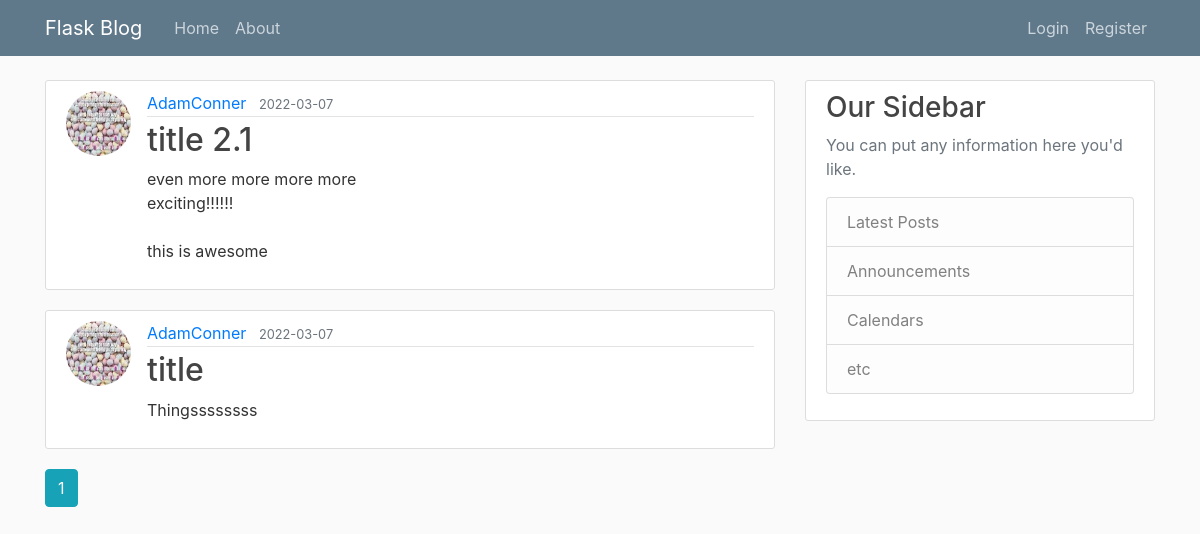
The app's page /home, older data.
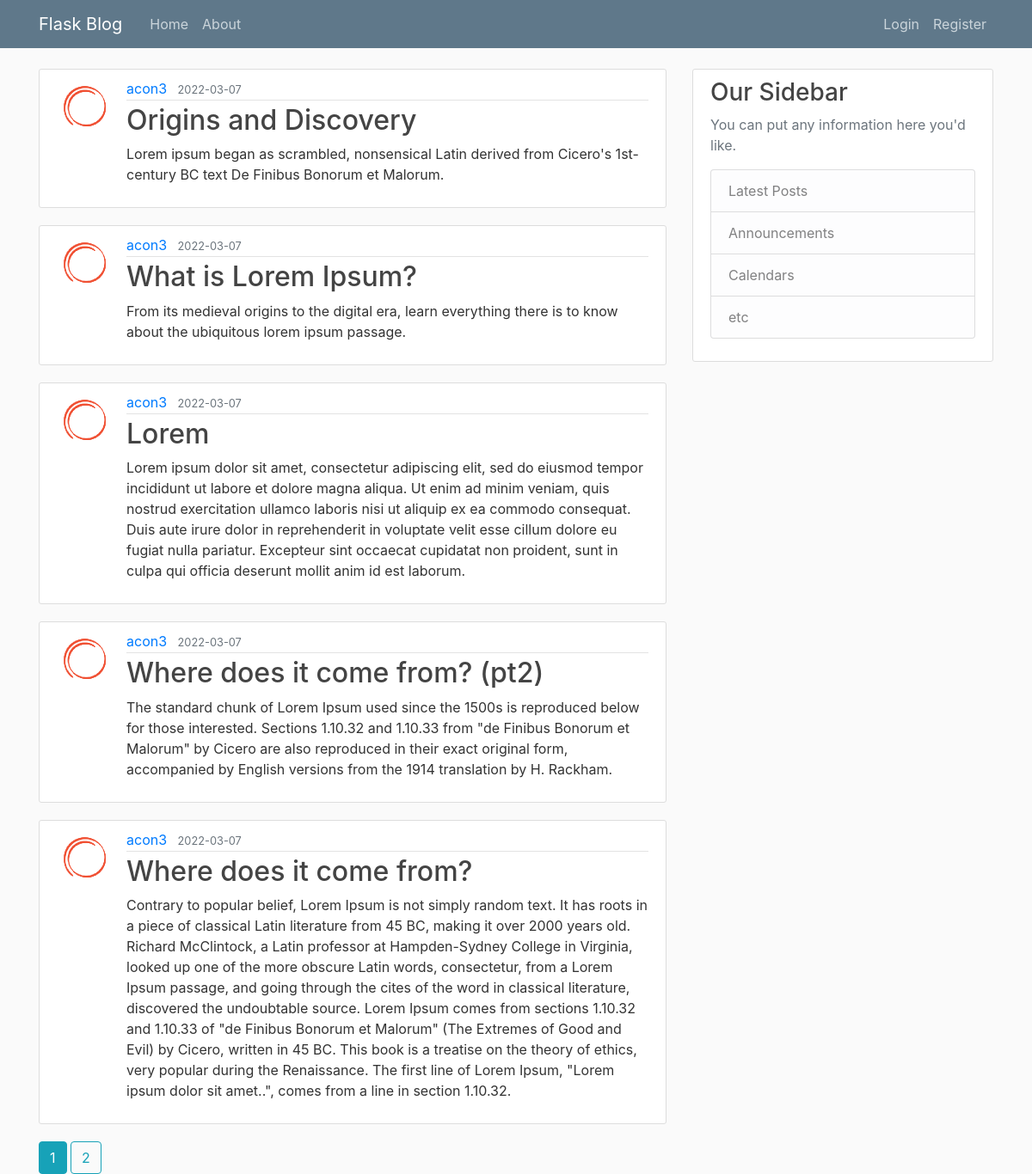
The same page, newer data.
### flaskblog/models.py (models this page shows, shortened)
class Post(db.Model):
    id = db.Column(db.Integer, primary_key=True)
    title = db.Column(db.String(100), nullable=False)
    date_posted = db.Column(db.DateTime, nullable=False, default=datetime.utcnow)
    content = db.Column(db.Text, nullable=False)
    user_id = db.Column(db.Integer, db.ForeignKey('user.id'), nullable=False)

class User(db.Model, UserMixin):
    id = db.Column(db.Integer, primary_key=True)
    username = db.Column(db.String(20), unique=True, nullable=False)
    email = db.Column(db.String(120), unique=True, nullable=False)
    image_file = db.Column(db.String(20), nullable=False, default='default.jpg')
    password = db.Column(db.String(60), nullable=False)
    posts = db.relationship('Post', backref='author', lazy=True)

### flaskblog/main/routes.py (the view)
@main.route("/")
@main.route("/home")
def home():
    page = request.args.get('page', 1, type=int)
    posts = Post.query.order_by(Post.date_posted.desc()).paginate(per_page=5, page=page)
    return render_template('home.html', posts=posts)

### flaskblog/templates/home.html
{% extends "layout.html" %}
{% block content %}
    {% for post in posts.items %}
        <article class="media content-section">
            <img class="rounded-circle article-img" src="{{ url_for('static', filename='profile_pics/' + post.author.image_file) }}">
            <div class="media-body">
            <div class="article-metadata">
                <a class="mr-2" href="{{url_for('users.user_posts', username=post.author.username)}}">{{ post.author.username }}</a>
                <small class="text-muted">{{ post.date_posted.strftime('%Y-%m-%d') }}</small>
            </div>
            <h2><a class="article-title" href="{{ url_for('posts.post', post_id=post.id) }}">{{ post.title }}</a></h2>
            <p class="article-content">{{ post.content }}</p>
            </div>
        </article>
    {% endfor %}
    {% for page_num in posts.iter_pages(left_edge=1, right_edge=1, left_current=1, right_current=2) %}
        {% if page_num %}
            {% if posts.page == page_num %}
                <a class="btn btn-info mb4" href="{{ url_for('main.home',page=page_num) }}">{{ page_num }}</a>
            {% else %}
                <a class="btn btn-outline-info mb4" href="{{ url_for('main.home',page=page_num) }}">{{ page_num }}</a>
            {% endif %}
        {% else %}
            ...
        {% endif %}
    {% endfor %}
{% endblock content %}

### flaskblog/templates/layout.html (shortened to what this page needs)
<!DOCTYPE html>
<html lang="en">
<head>
    <link rel="stylesheet" href="https://cdn.jsdelivr.net/npm/bootstrap@4.3.1/dist/css/bootstrap.min.css">
    <link rel="stylesheet" type="text/css" href="{{ url_for('static', filename='main.css' ) }}">
</head>
<body>
    <header class="site-header">
        <nav class="navbar navbar-expand-md navbar-dark bg-steel fixed-top">
          <div class="container">
            <a class="navbar-brand mr-4" href="/">Flask Blog</a>
            <div class="collapse navbar-collapse" id="navbarToggle">
              <div class="navbar-nav mr-auto">
                <a class="nav-item nav-link" href="{{ url_for('main.home') }} ">Home</a>
                <a class="nav-item nav-link" href="{{ url_for('main.about') }}">About</a>
              </div>
              <div class="navbar-nav">
                {% if current_user.is_authenticated %}
                <a class="nav-item nav-link" href="{{ url_for('posts.new_post') }}">New Post</a>
                <a class="nav-item nav-link" href="{{ url_for('users.account') }}">Account</a>
                <a class="nav-item nav-link" href="{{ url_for('users.logout') }}">Logout</a>
                {% else %}
                  <a class="nav-item nav-link" href="{{ url_for('users.login') }}">Login</a>
                  <a class="nav-item nav-link" href="{{ url_for('users.register') }}">Register</a>
                {% endif %}
              </div>
            </div>
          </div>
        </nav>
      </header>
      <main role="main" class="container">
        <div class="row">
          <div class="col-md-8">
            {% block content %}{% endblock %}
          </div>
          <div class="col-md-4">
            <div class="content-section">
              <h3>Our Sidebar</h3>
              <p class='text-muted'>You can put any information here you'd like.
                <ul class="list-group">
                  <li class="list-group-item list-group-item-light">Latest Posts</li>
                  <li class="list-group-item list-group-item-light">Announcements</li>
                  <li class="list-group-item list-group-item-light">Calendars</li>
                  <li class="list-group-item list-group-item-light">etc</li>
                </ul>
              </p>
            </div>
          </div>
        </div>
      </main>
</body>
</html>

### flaskblog/static/main.css (style rules this page uses)
body { background: #fafafa; color: #333333; margin-top: 5rem; }
h1, h2, h3, h4, h5, h6 { color: #444444; }
.bg-steel { background-color: #5f788a; }
.site-header .navbar-nav .nav-link { color: #cbd5db; }
.content-section { background: #ffffff; padding: 10px 20px; border: 1px solid #dddddd; border-radius: 3px; margin-bottom: 20px; }
.article-title { color: #444444; }
.article-content { white-space: pre-line; }
.article-img { height: 65px; width: 65px; margin-right: 16px; }
.article-metadata { padding-bottom: 1px; margin-bottom: 4px; border-bottom: 1px solid #e3e3e3 }

Row changes from the older to the newer data that the page shows:
no longer on this page (row edited): Post: image_file (picture), author.username "AdamConner", date_posted "2022-03-07", title "title 2.1", content "even more more more more exciting!!!!!! this is awesome"
no longer on this page (row edited): Post: image_file (picture), author.username "AdamConner", date_posted "2022-03-07", title "title", content "Thingssssssss"
added Post: image_file (picture), author.username "acon3", date_posted "2022-03-07", title "Origins and Discovery", content "Lorem ipsum began as scrambled, nonsensical Latin derived from Cicero's 1st-century BC text De Finibus Bonorum et Malorum."
added Post: image_file (picture), author.username "acon3", date_posted "2022-03-07", title "What is Lorem Ipsum?", content "From its medieval origins to the digital era, learn everything there is to know about the ubiquitous lorem ipsum passage."
added Post: image_file (picture), author.username "acon3", date_posted "2022-03-07", title "Lorem", content "Lorem ipsum dolor sit amet, consectetur adipiscing elit, sed do eiusmod tempor incididunt ut labore et dolore magna aliqua. Ut enim ad minim veniam, quis nostrud exercitation ullamco laboris nisi ut aliquip ex ea commodo consequat. Duis aute irure dolor in reprehenderit in voluptate velit esse cillum dolore eu fugiat nulla pariatur. Excepteur sint occaecat cupidatat non proident, sunt in culpa qui officia deserunt mollit anim id est laborum."
added Post: image_file (picture), author.username "acon3", date_posted "2022-03-07", title "Where does it come from? (pt2)", content "The standard chunk of Lorem Ipsum used since the 1500s is reproduced below for those interested. Sections 1.10.32 and 1.10.33 from \"de Finibus Bonorum et Malorum\" by Cicero are also reproduced in their exact original form, accompanied by English versions from the 1914 translation by H. Rackham."
added Post: image_file (picture), author.username "acon3", date_posted "2022-03-07", title "Where does it come from?", content "Contrary to popular belief, Lorem Ipsum is not simply random text. It has roots in a piece of classical Latin literature from 45 BC, making it over 2000 years old. Richard McClintock, a Latin professor at Hampden-Sydney College in Virginia, looked up one of the more obscure Latin words, consectetur, from a Lorem Ipsum passage, and going through the cites of the word in classical literature, discovered the undoubtable source. Lorem Ipsum comes from sections 1.10.32 and 1.10.33 of \"de Finibus Bonorum et Malorum\" (The Extremes of Good and Evil) by Cicero, written in 45 BC. This book is a treatise on the theory of ethics, very popular during the Renaissance. The first line of Lorem Ipsum,…"
Text that changed along with them:
new list line: "2"
